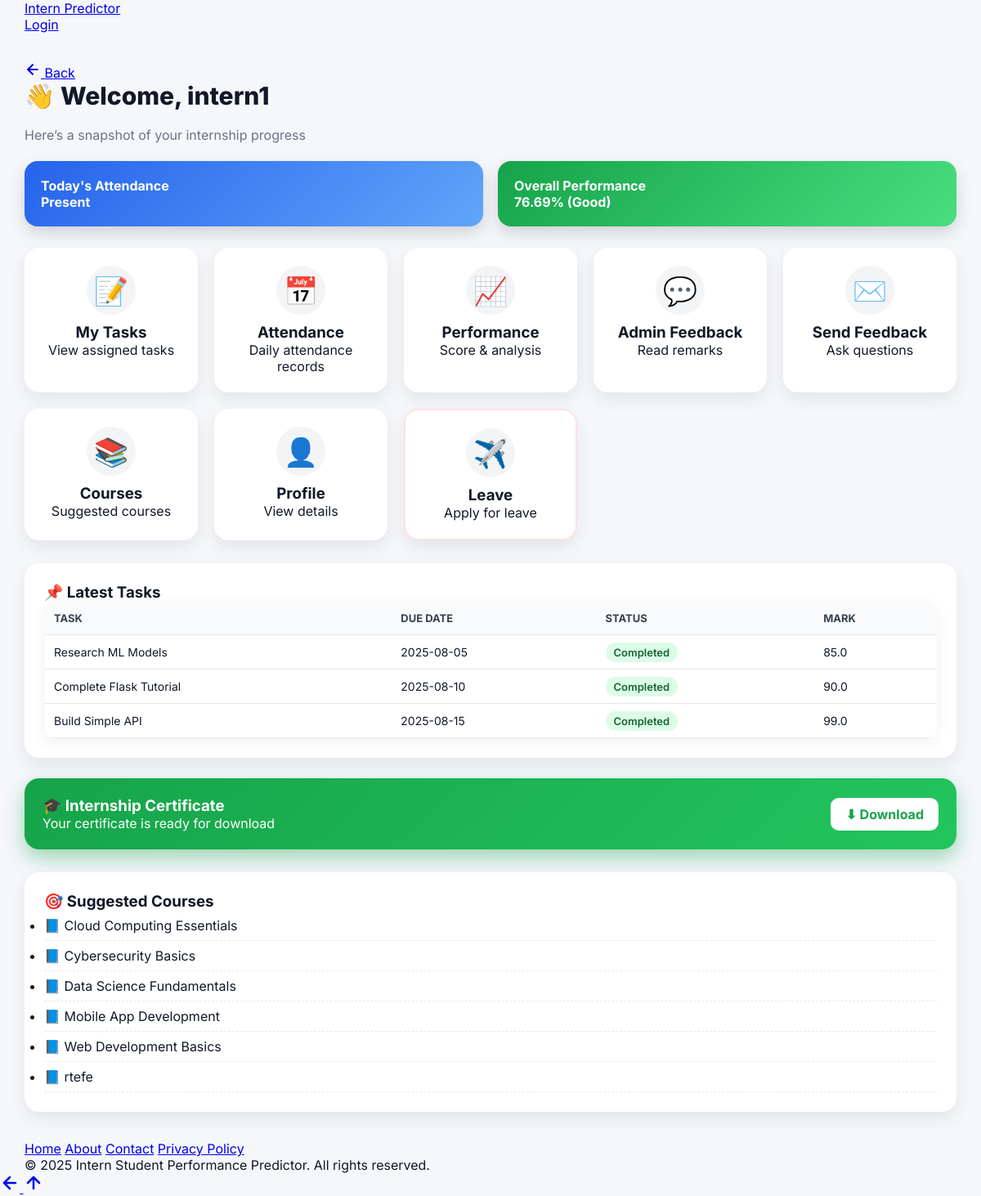
The page /student/dashboard (signed in) on the database its author committed.
### tables this page shows
CREATE TABLE attendance (
            id INTEGER PRIMARY KEY AUTOINCREMENT,
            student_id INTEGER NOT NULL, -- FK to students.id
            date TEXT NOT NULL, -- YYYY-MM-DD
            status TEXT NOT NULL, -- 'present', 'absent'
            FOREIGN KEY (student_id) REFERENCES students(id),
            UNIQUE(student_id, date) -- Ensure only one attendance record per student per day
        );

CREATE TABLE feedback (
            id INTEGER PRIMARY KEY AUTOINCREMENT,
            task_id INTEGER, -- Can be NULL if general feedback
            student_id INTEGER NOT NULL, -- Link to student
            admin_id INTEGER NOT NULL, -- FK to users.id (admin)
            score REAL, -- e.g., 1-10 (general feedback score) - this might be redundant with category now
            comments TEXT,
            feedback_date TEXT NOT NULL, -- YYYY-MM-DD
            feedback_category TEXT, -- Re-added: 'Excellent', 'Good', 'Average', 'Poor'
            FOREIGN KEY (task_id) REFERENCES tasks(id),
            FOREIGN KEY (student_id) REFERENCES students(id),
            FOREIGN KEY (admin_id) REFERENCES users(id)
        );

CREATE TABLE tasks (
            id INTEGER PRIMARY KEY AUTOINCREMENT,
            student_id INTEGER NOT NULL, -- FK to students.id
            course_id INTEGER, -- New: Link task to a course
            title TEXT NOT NULL,
            description TEXT,
            due_date TEXT,
            status TEXT DEFAULT 'pending', -- 'pending', 'completed', 'overdue'
            mark REAL DEFAULT 0, -- Task mark (0-100)
            FOREIGN KEY (student_id) REFERENCES students(id),
            FOREIGN KEY (course_id) REFERENCES courses(id)
        );

CREATE TABLE courses (
            id INTEGER PRIMARY KEY AUTOINCREMENT,
            name TEXT UNIQUE NOT NULL,
            total_expected_tasks INTEGER DEFAULT 10 -- New: For course completion calculation
        );

### app.py (the view)
@app.route('/student/dashboard')
def intern_dashboard():
    if not is_intern_logged_in():
        return redirect(url_for('login'))
    conn = sqlite3.connect(DATABASE)
    cursor = conn.cursor()
    assigned_tasks = []
    suggested_courses = []
    today_attendance_status = "Not Recorded"
    overall_performance_data = {'overall_score': 0, 'category': 'N/A'}
    student_profile_data = {}
    certificate_eligible = False
    attendance_percentage = 0
    cursor.execute(
        "SELECT id, name, email FROM students WHERE user_id = ?",
        (session['user_id'],)
    )
    student_data_row = cursor.fetchone()
    if student_data_row:
        current_student_db_id = student_data_row[0]
        student_profile_data = {
            'id': current_student_db_id,
            'name': student_data_row[1],
            'email': student_data_row[2]
        }
        cursor.execute("""
            SELECT title, description, due_date, status, mark
            FROM tasks
            WHERE student_id = ?
            ORDER BY due_date
        """, (current_student_db_id,))
        assigned_tasks = cursor.fetchall()
        cursor.execute("SELECT name FROM courses ORDER BY name")
        suggested_courses = [row[0] for row in cursor.fetchall()]
        today_date = datetime.now().strftime('%Y-%m-%d')
        cursor.execute("""
            SELECT status
            FROM attendance
            WHERE student_id = ? AND date = ?
        """, (current_student_db_id, today_date))
        attendance_result = cursor.fetchone()
        if attendance_result:
            today_attendance_status = attendance_result[0]
        cursor.execute("""
            SELECT COUNT(*) FROM attendance WHERE student_id = ?
        """, (current_student_db_id,))
        total_days = cursor.fetchone()[0]
        cursor.execute("""
            SELECT COUNT(*) FROM attendance
            WHERE student_id = ? AND status = 'present'
        """, (current_student_db_id,))
        present_days = cursor.fetchone()[0]
        if total_days > 0:
            attendance_percentage = round((present_days / total_days) * 100, 2)
        overall_performance_data = calculate_overall_performance_score(
            current_student_db_id
        )
        if attendance_percentage >= 75 and overall_performance_data['overall_score'] >= 60:
            certificate_eligible = True
    conn.close()
    return render_template(
        'intern_dashboard.html',
        username=session['username'],
        tasks=assigned_tasks,
        suggested_courses=suggested_courses,
        today_attendance_status=today_attendance_status,
        predicted_performance=overall_performance_data['category'],
        overall_score=overall_performance_data['overall_score'],
        attendance_percentage=attendance_percentage,
        student_profile_data=student_profile_data,
        certificate_eligible=certificate_eligible
    )

### templates/intern_dashboard.html (shortened to what this page needs)
{% extends "base.html" %}
{% block content %}
<h2 class="page-title">👋 Welcome, {{ username }}</h2>
<p class="subtitle">Here’s a snapshot of your internship progress</p>
<div class="stats-grid">
    <div class="stat-box gradient-blue">
        <h4>Today's Attendance</h4>
        <p>{{ today_attendance_status|capitalize }}</p>
    </div>
    <div class="stat-box gradient-green">
        <h4>Overall Performance</h4>
        <p>{{ overall_score }}% <span>({{ predicted_performance }})</span></p>
    </div>
</div>
<div class="dashboard-grid">
    <a href="{{ url_for('intern_tasks') }}" class="dash-card">
        <div class="dash-icon">📝</div>
        <h3>My Tasks</h3>
        <p>View assigned tasks</p>
    </a>
    <a href="{{ url_for('intern_attendance') }}" class="dash-card">
        <div class="dash-icon">📅</div>
        <h3>Attendance</h3>
        <p>Daily attendance records</p>
    </a>
    <a href="{{ url_for('intern_performance') }}" class="dash-card">
        <div class="dash-icon">📈</div>
        <h3>Performance</h3>
        <p>Score & analysis</p>
    </a>
    <a href="{{ url_for('intern_feedback') }}" class="dash-card">
        <div class="dash-icon">💬</div>
        <h3>Admin Feedback</h3>
        <p>Read remarks</p>
    </a>
    <a href="{{ url_for('intern_send_feedback') }}" class="dash-card">
        <div class="dash-icon">✉️</div>
        <h3>Send Feedback</h3>
        <p>Ask questions</p>
    </a>
    <a href="{{ url_for('intern_courses') }}" class="dash-card">
        <div class="dash-icon">📚</div>
        <h3>Courses</h3>
        <p>Suggested courses</p>
    </a>
    <a href="{{ url_for('intern_profile') }}" class="dash-card">
        <div class="dash-icon">👤</div>
        <h3>Profile</h3>
        <p>View details</p>
    </a>
    <a href="{{ url_for('intern_leave_permission') }}" class="dash-card danger">
        <div class="dash-icon">✈️</div>
        <h3>Leave</h3>
        <p>Apply for leave</p>
    </a>
</div>
<div class="card">
    <h3>📌 Latest Tasks</h3>
    {% if tasks %}
    <table class="clean-table">
        <thead>
            <tr>
                <th>Task</th>
                <th>Due Date</th>
                <th>Status</th>
                <th>Mark</th>
            </tr>
        </thead>
        <tbody>
            {% for task in tasks %}
            <tr>
                <td>{{ task[0] }}</td>
                <td>{{ task[2] }}</td>
                <td>
                    <span class="badge {{ task[3]|lower }}">
                        {{ task[3]|capitalize }}
                    </span>
                </td>
                <td>{{ task[4] if task[4] else "N/A" }}</td>
            </tr>
            {% endfor %}
        </tbody>
    </table>
    {% else %}
        <p class="muted">No tasks assigned yet.</p>
    {% endif %}
</div>
{% if certificate_eligible %}
<div class="certificate-card">
    <div>
        <h3>🎓 Internship Certificate</h3>
        <p>Your certificate is ready for download</p>
    </div>
    <a href="{{ url_for('download_certificate') }}" class="btn-download">
        ⬇ Download
    </a>
</div>
{% endif %}
<div class="card">
    <h3>🎯 Suggested Courses</h3>
    {% if suggested_courses %}
        <ul class="course-list">
            {% for course in suggested_courses %}
                <li>📘 {{ course }}</li>
            {% endfor %}
        </ul>
    {% else %}
        <p class="muted">No course suggestions yet.</p>
    {% endif %}
</div>
{% endblock %}

### templates/base.html (shortened to what this page needs)
<!DOCTYPE html>
<html lang="en">
<head>
    <link rel="stylesheet" href="{{ url_for('static', filename='css/style.css') }}">
</head>
<body data-role="{{ session.get('role', 'intern') }}">
    <header class="header">
        <div class="container">
            <div class="flex">
                <div class="logo">
                    <a href="{{ url_for('admin_dashboard') if session.get('role') == 'admin' else url_for('intern_dashboard') }}">Intern Predictor</a>
                </div>
                <nav class="nav-links">
                    {% if session.logged_in %}
                        {% if session.role == 'admin' %}
                            <a href="{{ url_for('admin_dashboard') }}">Dashboard</a>
                            <a href="{{ url_for('student_list') }}">Students</a>
                            <a href="{{ url_for('add_courses') }}">Courses</a>
                            <a href="{{ url_for('add_task') }}">Assign Task</a>
                            <a href="{{ url_for('admin_complete_tasks') }}">Complete Tasks</a>
                            <a href="{{ url_for('attendance') }}">Attendance</a>
                            <a href="{{ url_for('admin_performance_overview') }}">Performance</a>
                            <a href="{{ url_for('admin_leave_requests') }}">Leave Requests</a>
                        {% elif session.role == 'intern' %}
                            <a href="{{ url_for('intern_dashboard') }}">Dashboard</a>
                            <a href="{{ url_for('intern_tasks') }}">Tasks</a>
                            <a href="{{ url_for('intern_attendance') }}">Attendance</a>
                            <a href="{{ url_for('intern_courses') }}">Courses</a>
                            <a href="{{ url_for('intern_performance') }}">Performance</a>
                            <a href="{{ url_for('intern_profile') }}">Profile</a>
                        {% endif %}
                        <a href="{{ url_for('logout') }}" class="btn btn-danger">Logout</a>
                    {% else %}
                        <a href="{{ url_for('login') }}" class="btn btn-primary">Login</a>
                    {% endif %}
                </nav>
            </div>
        </div>
    </header>
    <main class="main-content">
        <div class="container">
            <a href="javascript:history.back()" class="btn-back-top" title="Go Back">
                <svg xmlns="http://www.w3.org/2000/svg" width="20" height="20" viewBox="0 0 24 24" fill="none" stroke="currentColor" stroke-width="2.5" stroke-linecap="round" stroke-linejoin="round"><line x1="19" y1="12" x2="5" y2="12"></line><polyline points="12 19 5 12 12 5"></polyline></svg>
                <span>Back</span>
            </a>
            {% block content %}{% endblock %}
        </div>
    </main>
    <footer class="footer">
        <div class="container">
            <div class="footer-links">
                <a href="#">Home</a>
                <a href="#">About</a>
                <a href="#">Contact</a>
                <a href="#">Privacy Policy</a>
            </div>
            <p>&copy; 2025 Intern Student Performance Predictor. All rights reserved.</p>
        </div>
    </footer>
    <div class="fab-container">
        <a href="javascript:history.back()" class="fab fab-back" title="Go Back">
            <svg xmlns="http://www.w3.org/2000/svg" width="24" height="24" viewBox="0 0 24 24" fill="none" stroke="currentColor" stroke-width="2.5" stroke-linecap="round" stroke-linejoin="round"><line x1="19" y1="12" x2="5" y2="12"></line><polyline points="12 19 5 12 12 5"></polyline></svg>
        </a>
        <a href="#" class="fab fab-scroll-top" id="scrollTopBtn" title="Scroll to Top">
            <svg xmlns="http://www.w3.org/2000/svg" width="24" height="24" viewBox="0 0 24 24" fill="none" stroke="currentColor" stroke-width="2.5" stroke-linecap="round" stroke-linejoin="round"><line x1="12" y1="19" x2="12" y2="5"></line><polyline points="5 12 12 5 19 12"></polyline></svg>
        </a>
    </div>
</body>
</html>

### rows shown on the page
attendance: status "Present"
feedback: feedback_category "Good"
tasks: title "Research ML Models", due_date "2025-08-05", status "Completed", mark "85.0"
tasks: title "Complete Flask Tutorial", due_date "2025-08-10", status "Completed", mark "90.0"
tasks: title "Build Simple API", due_date "2025-08-15", status "Completed", mark "99.0"
courses: name "Cloud Computing Essentials"
courses: name "Cybersecurity Basics"
courses: name "Data Science Fundamentals"
courses: name "Mobile App Development"
courses: name "Web Development Basics"
courses: name "rtefe"

### other values the page prints
{{ username }} "intern1"
{{ overall_score }} "76.69"
